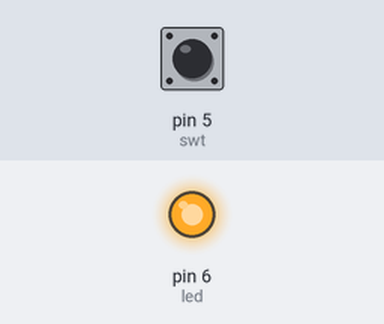
Bench run of a sketch on a simulated Arduino Uno, built with avr-gcc and run on an emulated ATmega328P. Shown: output pins drawn as LEDs (lit = HIGH). Inputs (shaded band) come from the test bench; at power-on: pin 5 (swt) HIGH.

Above: at 1.2 s.
1.3 s: pin 5 (swt) pulled LOW for 0.15 s
At 1.37 s:
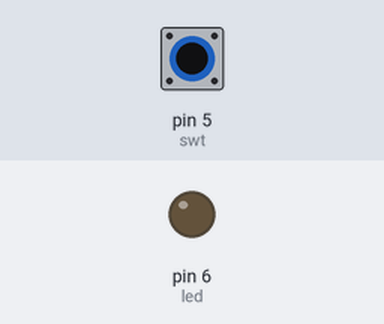
2.9 s: pin 5 (swt) pulled LOW for 3.2 s
At 6.7 s:
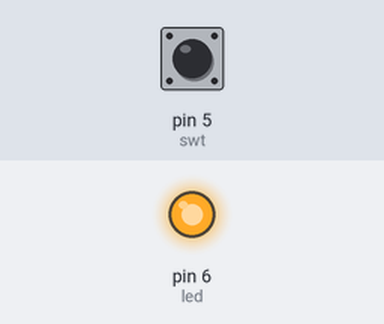
Timing chart, 0 to 8.2 s (numbered marks = the images above; inputs shaded):
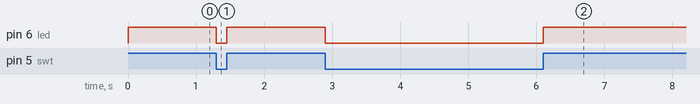

The sketch:

light_switching.ino
```cpp
int swt=5;
int led=6;

void setup() {
  // put your setup code here, to run once:
pinMode(swt, INPUT_PULLUP);
pinMode (led, OUTPUT);
}

void loop() {
  // put your main code here, to run repeatedly:

  int socket = digitalRead(swt);

  if (socket) {

    digitalWrite(led, HIGH);
  } else {
    digitalWrite(led, LOW);
  }


}
```

Measured:
- after the input at 1.3 s, pin 6 (led): HIGH → LOW at once, → HIGH 0.15 s later
- after the input at 2.9 s, pin 6 (led): HIGH → LOW at once, → HIGH 3.2 s later
